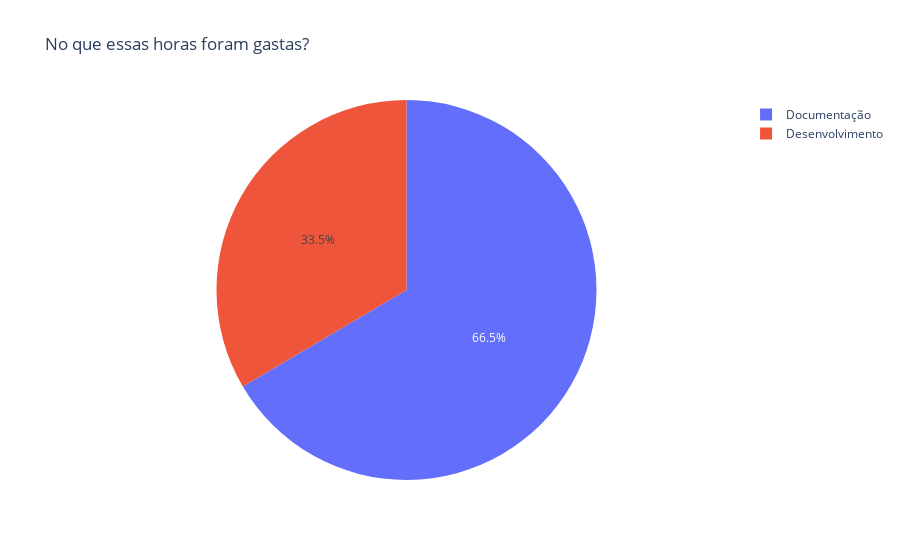

Source (notebook cell):
### Code cell
fig_total_project = px.pie(df, values="Horas trabalhas no TCS", names="No que trabalhou?", title="No que essas horas foram gastas?")
fig_total_project.show()

### Figure 1 — Plotly figure (JSON) as saved in the notebook; plotly's stock layout.template omitted (floating-point values rounded to 4 significant figures)
{"data": [{"domain": {"x": [0, 1], "y": [0, 1]}, "hovertemplate": "No que trabalhou?=%{label}<br>Horas trabalhas no TCS=%{value}<extra></extra>", "labels": ["Documentação", "Documentação", "Documentação", "Documentação", "Documentação", "Documentação", "Documentação", "Documentação", "Documentação", "Documentação", "Documentação", "Documentação", "Documentação", "Documentação", "Desenvolvimento", "Desenvolvimento", "Documentação", "Documentação", "Documentação", "Documentação", "Desenvolvimento", "Desenvolvimento", "Documentação", "Documentação", "Desenvolvimento", "Documentação", "Desenvolvimento", "Desenvolvimento", "Documentação", "Documentação", "Documentação", "Desenvolvimento", "Documentação", "Documentação", "Documentação", "Desenvolvimento", "Desenvolvimento", "Desenvolvimento", "Desenvolvimento", "Documentação", "Desenvolvimento", "Desenvolvimento", "Desenvolvimento", "Documentação", "Desenvolvimento", "Desenvolvimento", "Desenvolvimento", "Desenvolvimento", "Documentação", "Documentação", "Documentação", "Desenvolvimento", "Documentação", "Documentação", "Documentação", "Documentação", "Documentação", "Documentação", "Documentação", "Desenvolvimento", "Documentação", "Documentação", "Documentação", "Documentação", "Documentação", "Documentação", "Documentação", "Documentação", "Documentação", "Documentação", "Documentação", "Documentação", "Documentação", "Documentação", "Desenvolvimento", "Documentação", "Documentação", "Documentação", "Documentação"], "legendgroup": "", "name": "", "showlegend": true, "type": "pie", "values": [1, 4, 2, 2, 2, 1, 1, 1, 4, 4, 4, 1, 1, 1, 4, 4, 3, 3, 3, 1, 2, 4, 1, 1, 5, 3, 2, 1, 3, 2, 2, 3, 3, 4, 4, 4, 4, 5, 4, 6, 1, 8, 5, 4, 2, 2, 3, 4, 1, 4, 4, 2, 1, 4, 1, 1, 4, 4, 2, 4, 1, 4, 4, 1, 4, 3, 2, 1, 4, 2, 4, 4, 4, 4, 4, 4, 4, 4, 1]}], "layout": {"autosize": true, "legend": {"tracegroupgap": 0}, "title": {"text": "No que essas horas foram gastas?"}}}
